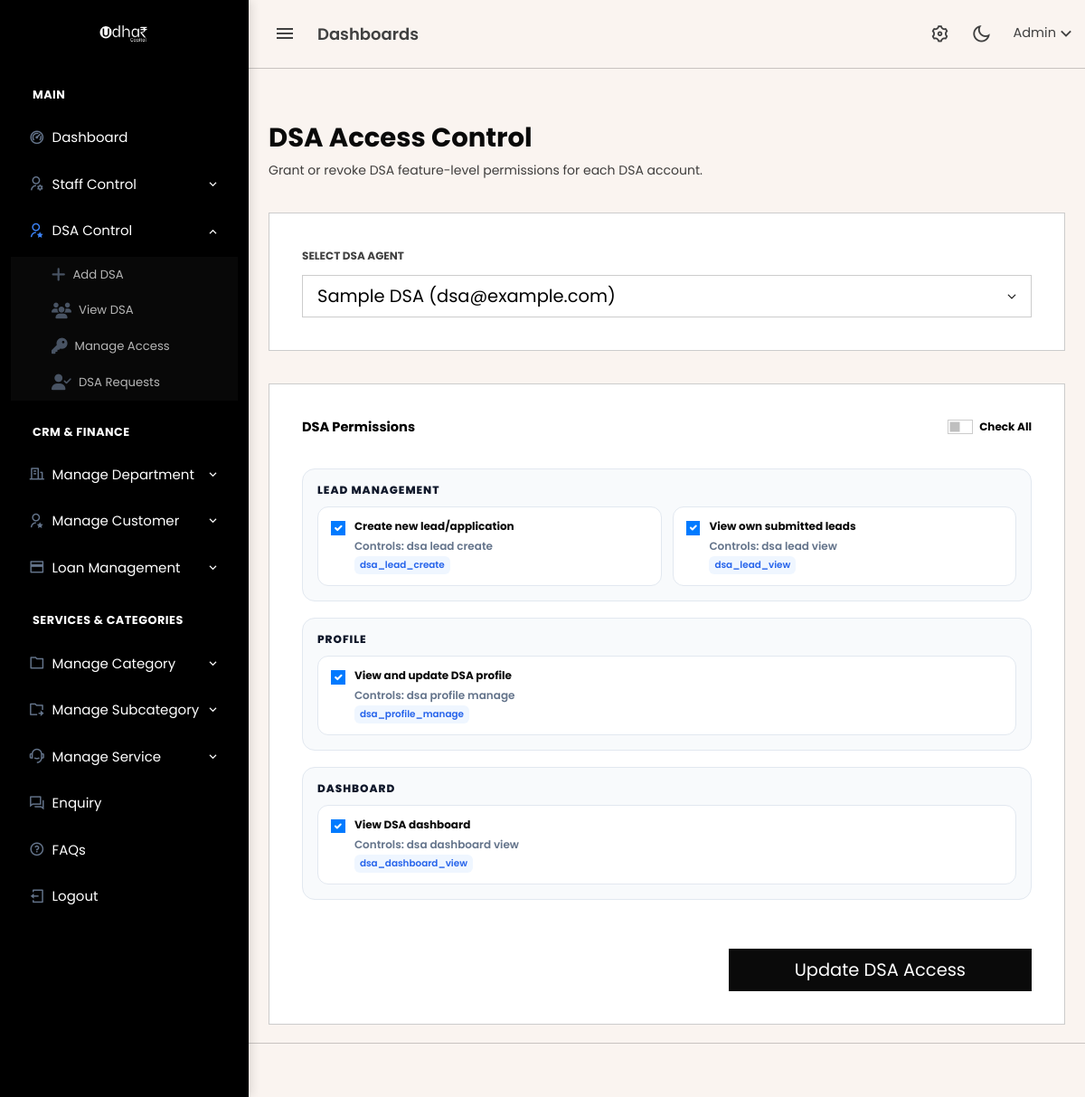
The page /admin/manage_dsa_permissions.php?dsa_id=1 (signed in) on the database its author committed.
### tables this page shows
CREATE TABLE `dsa_permissions` (
  `id` int(11) NOT NULL,
  `perm_key` varchar(80) NOT NULL,
  `description` varchar(255) DEFAULT NULL
);

### admin/manage_dsa_permissions.php (the view, shortened to what this page needs)
<?php
include 'header.php';
$selected_id = isset($_GET['dsa_id']) ? (int)$_GET['dsa_id'] : 0;
$current_perms = [];
$tableReady = false;
$permTbl = mysqli_query($conn, "SHOW TABLES LIKE 'dsa_permissions'");
$userPermTbl = mysqli_query($conn, "SHOW TABLES LIKE 'dsa_user_permissions'");
if ($permTbl && mysqli_num_rows($permTbl) > 0 && $userPermTbl && mysqli_num_rows($userPermTbl) > 0) {
    $tableReady = true;
}
if ($tableReady && $selected_id > 0) {
    $res = mysqli_query($conn, "SELECT permission_id FROM dsa_user_permissions WHERE dsa_id = $selected_id");
    if ($res) {
        while ($row = mysqli_fetch_assoc($res)) {
            $current_perms[] = (int)$row['permission_id'];
        }
    }
}
$all_perms = $tableReady ? mysqli_query($conn, "SELECT id, perm_key, description FROM dsa_permissions ORDER BY description ASC") : false;
$dsa_res = mysqli_query($conn, "SELECT id, name, email FROM dsa ORDER BY name ASC");
function dsaPermissionGroup($perm_key) {
    if (strpos($perm_key, 'dsa_dashboard_') === 0) return 'Dashboard';
    if (strpos($perm_key, 'dsa_profile_') === 0) return 'Profile';
    if (strpos($perm_key, 'dsa_lead_') === 0) return 'Lead Management';
    return 'Other';
}
$perm_groups = [];
if ($all_perms) {
    mysqli_data_seek($all_perms, 0);
    while ($p = mysqli_fetch_assoc($all_perms)) {
        $group = dsaPermissionGroup($p['perm_key']);
        if (!isset($perm_groups[$group])) {
            $perm_groups[$group] = [];
        }
        $perm_groups[$group][] = $p;
    }
}
?>
<?php include 'topbar.php'; ?>
<?php include 'sidebar.php'; ?>
<div class="content-page">
    <div class="content">
        <div class="container-fluid pt-4">
            <div class="mb-4">
                <h2 class="fw-bold text-dark">DSA Access Control</h2>
                <p class="text-muted">Grant or revoke DSA feature-level permissions for each DSA account.</p>
            </div>
            <div class="card card-modern p-4 mb-4">
                <form method="GET">
                    <label class="small fw-bold text-muted mb-2">SELECT DSA AGENT</label>
                    <select name="dsa_id" class="form-select form-select-lg" onchange="this.form.submit()">
                        <?php if ($dsa_res): while($s = mysqli_fetch_assoc($dsa_res)): ?>
                            <option value="<?= (int)$s['id'] ?>" <?= $selected_id === (int)$s['id'] ? 'selected' : '' ?>><?= htmlspecialchars($s['name']) ?> (<?= htmlspecialchars($s['email']) ?>)</option>
                        <?php endwhile; endif; ?>
                    </select>
                </form>
            </div>
            <?php if ($tableReady && $selected_id > 0): ?>
            <form action="db/update/dsa_permission_handler.php" method="POST">
                <div class="card card-modern p-4">
                    <div class="d-flex justify-content-between align-items-center mb-4">
                        <h5 class="fw-bold mb-0">DSA Permissions</h5>
                        <div class="form-check form-switch">
                            <input class="form-check-input" type="checkbox" id="selectAll">
                            <label class="form-check-label small fw-bold" for="selectAll">Check All</label>
                        </div>
                    </div>
                    <?php foreach ($perm_groups as $group_name => $perms): ?>
                        <div class="perm-group">
                            <h6><?= htmlspecialchars($group_name) ?></h6>
                            <div class="perm-grid">
                                <?php foreach ($perms as $p): ?>
                                    <label class="perm-item">
                                        <input type="checkbox" name="perms[]" value="<?= (int)$p['id'] ?>" class="form-check-input perm-check" <?= in_array((int)$p['id'], $current_perms, true) ? 'checked' : '' ?>>
                                        <div>
                                            <div class="fw-bold text-dark small"><?= htmlspecialchars($p['description']) ?></div>
                                            <div class="perm-help">Controls: <?= htmlspecialchars(str_replace('_', ' ', $p['perm_key'])) ?></div>
                                            <span class="perm-code"><?= htmlspecialchars($p['perm_key']) ?></span>
                                        </div>
                                    </label>
                                <?php endforeach; ?>
                            </div>
                        </div>
                    <?php endforeach; ?>
                    <div class="mt-4 text-end">
                        <button type="submit" name="save_dsa_perms" class="btn btn-dark btn-lg px-5">Update DSA Access</button>
                    </div>
                </div>
            </form>
            <?php endif; ?>
        </div>
    </div>
</div>
<?php include 'footer.php'; ?>

### admin/sidebar.php (style rules this page uses)
:root { --nav-bg: #000000; --nav-text: #ffffff; --nav-hover-bg: #1e293b; --accent-blue: #3b82f6; }

### admin/manage_dsa_permissions.php (style rules this page uses)
.perm-grid { display: grid; grid-template-columns: repeat(auto-fit, minmax(260px, 1fr)); gap: 12px; }
.perm-item { border: 1px solid #e2e8f0; border-radius: 12px; padding: 12px 14px; display: flex; gap: 10px; align-items: flex-start; background: #fff; }
.perm-group { border: 1px solid #e2e8f0; border-radius: 14px; padding: 16px; margin-bottom: 18px; background: #f8fafc; }
.perm-group h6 { margin: 0 0 12px; font-weight: 800; color: #0f172a; text-transform: uppercase; font-size: 0.75rem; letter-spacing: 0.08em; }
.perm-help { font-size: 0.75rem; color: #64748b; margin-top: 4px; }
.perm-code { font-size: 0.65rem; color: #2563eb; background: #eff6ff; padding: 2px 6px; border-radius: 6px; display: inline-block; }

### rows shown on the page
dsa_permissions: id "☑", description "Create new lead/application", perm_key "dsa lead create", perm_key "dsa_lead_create"
dsa_permissions: id "☑", description "View own submitted leads", perm_key "dsa lead view", perm_key "dsa_lead_view"
dsa_permissions: id "☑", description "View and update DSA profile", perm_key "dsa profile manage", perm_key "dsa_profile_manage"
dsa_permissions: id "☑", description "View DSA dashboard", perm_key "dsa dashboard view", perm_key "dsa_dashboard_view"

### other values the page prints
$group_name "LEAD MANAGEMENT"
$group_name "PROFILE"
$group_name "DASHBOARD"
form field dsa_id "Sample DSA (dsa@example.com)"
